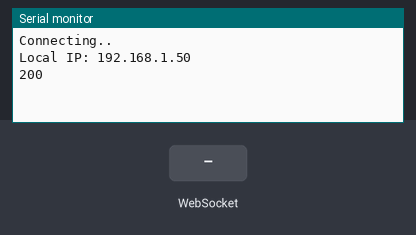
Recording of a sketch running on a simulated ESP8266 (NodeMCU). Parts: the last lines printed to the serial monitor. The test bench sets the inputs (shaded band). WiFi joins after 1.5 s; servers stay silent unless stated; uploads are accepted with an empty reply.

Above: at 3.4 s.
3.5 s: WebSocket text "bool" received
At 4.3 s:
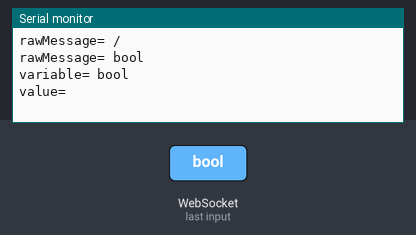
5.0 s: WebSocket text "true" received
At 5.5 s:
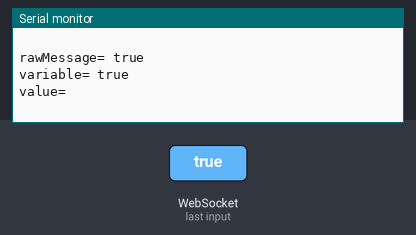
6.5 s: WebSocket text "num" received
At 7.7 s:
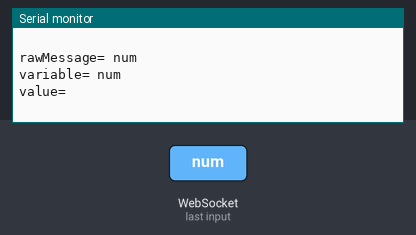
8.0 s: WebSocket text "/" received
At 9.0 s:
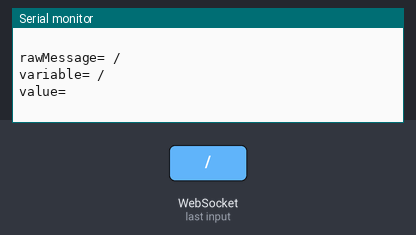
9.5 s: WebSocket text "m" received
At 10.1 s:
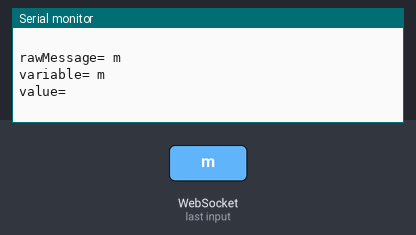
11.0 s: WebSocket text "btn" received
At 12.4 s:
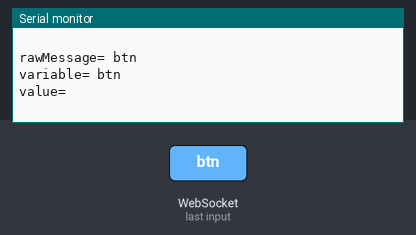

Measured:
- after the input at 3.5 s, the serial monitor: prints a new line at once (image 1)
- after the input at 5.0 s, the serial monitor: prints a new line at once (image 2)
- after the input at 6.5 s, the serial monitor: prints a new line at once (image 3)
- after the input at 8.0 s, the serial monitor: prints a new line at once (image 4)
- after the input at 9.5 s, the serial monitor: prints a new line at once (image 5)
- after the input at 11.0 s, the serial monitor: prints a new line at once (image 6)

The sketch:

websocket_robot.ino
```cpp
#include <WiFi.h>
#include <WebSocketsServer.h>
#include <WebServer.h>
#include <HTTPClient.h>
#include <Stepper.h>

#include <Arduino.h>
#include <IRremoteESP8266.h>
#include <IRsend.h>

const int stepsPerRevolution = 2048;  // change this to fit the number of steps per revolution

const char *ssid = "UThings";
const char *password = "n8WrQBszemA34Puz";

#define LED 2

#define IN1 14
#define IN2 27
#define IN3 26
#define IN4 25

#define BTN_1 0xFF6897
#define BTN_2 0xFF9867
#define BTN_3 0xFFB04F
#define BTN_4 0xFF30CF
#define BTN_AST 0xFF42BD

const uint16_t kIrLed = 33;

IRsend irsend(kIrLed);

Stepper myStepper(stepsPerRevolution, IN1, IN3, IN2, IN4);
WebServer server(80);
HTTPClient http;
WebSocketsServer webSocket = WebSocketsServer(81);

int motorDirection = 0;

#include "website.h"
#include "functions.h"

String myIP;

void setup()
{
  Serial.begin(115200);

  WiFi.begin(ssid, password);
  Serial.print("Connecting");
  while (WiFi.status() != WL_CONNECTED)
  {
    Serial.print(".");
    delay(1000);
  }
  WiFi.mode(WIFI_STA);
  Serial.println();
  myIP = WiFi.localIP().toString();
  Serial.print("Local IP: ");
  Serial.println(myIP);
  server.on("/", webpage);
  server.begin();
  webSocket.begin();
  webSocket.onEvent(webSocketEvent);

  irsend.begin();

  myStepper.setSpeed(15);

  //Make a HTTP GET request to update the dash.onthewifi.com DNS to the current assigned device IP:
  http.begin("http://dynupdate.no-ip.com/nic/update?hostname=dash.onthewifi.com&myip=" + myIP);
  http.setAuthorization("thiagomine", "ymj0hxm6DKP0cvy@dhz");
  int httpCode = http.GET();
  if (httpCode > 0) { //Check for the returning code
    String payload = http.getString();
    Serial.println(httpCode);
    Serial.println(payload);
  }

  else {
    Serial.println("Error on HTTP request");
  }
  http.end();
}

void loop()
{
  webSocket.loop();
  server.handleClient();
/*
  if (ToLeft)
    myStepper.step(1);
  else if (ToRight)
    myStepper.step(-1);
*/

 myStepper.step(motorDirection);

}
```

functions.h
```cpp
class JSON
{
public:
  String handler(String var, String val, String varType)
  {
    String JSONString;
    if (varType == "bool")
    {
      if (val == "true")
        JSONString = "{\"" + var + "\":true}";
      else
        JSONString = "{\"" + var + "\":false}";
    }
    else if (varType == "num")
      JSONString = "{\"" + var + "\":" + val + "}";
    else
      JSONString = "{\"" + var + "\":\"" + val + "\"}";
    return JSONString;
  }
};
JSON json;

void webpage()
{
  server.send(200,"text/html", webpageCode);
}

void webSocketEvent(uint8_t num, WStype_t type, uint8_t *payload, size_t welength)
{
  String JSON;
  String varType;
  String payloadString = (const char *)payload;
  Serial.print("rawMessage= ");
  Serial.println(payloadString);
  if (payloadString == "/")
    webSocket.broadcastTXT("{\"readyState\":true}");

  if (type == WStype_TEXT)
  {
    byte separator = payloadString.indexOf('=');
    String var = payloadString.substring(0, separator);
    Serial.print("variable= ");
    Serial.println(var);
    String val = payloadString.substring(separator + 1);
    Serial.print("value= ");
    Serial.println(val);
    Serial.println(" ");

    if (var == "m")
    {
      varType = "num";
      motorDirection = 0;
      //delay(50);
      motorDirection = val.toInt();
    }

    if (var == "btn")
    {
      varType = "num";
      switch(val.toInt()){
        case 1:
          irsend.sendNEC(BTN_1);
        break;
        case 2:
          irsend.sendNEC(BTN_2);
        break;
        case 3:
          irsend.sendNEC(BTN_3);
        break;
        case 4:
          irsend.sendNEC(BTN_4);
        break;
        case 0:
          irsend.sendNEC(BTN_AST);
        }
    }
    JSON = json.handler(var, val, varType);
    webSocket.broadcastTXT(JSON);
  }
}
```

website.h
```cpp
const char webpageCode[] PROGMEM =
R"=====(
<!DOCTYPE html>
<html lang="en">

<head>
    <meta charset="utf-8">
    <meta name="viewport" content="width=device-width, initial-scale=1.0, shrink-to-fit=no">
    <title>DashLabs</title>
    <link rel="stylesheet" href="assets/bootstrap/css/bootstrap.min.css">
    <link rel="stylesheet" href="https://fonts.googleapis.com/css2?family=Roboto:wght@400;700&amp;display=swap">
    <link rel="stylesheet" href="assets/css/Disket%20Mono.css">
    <link rel="stylesheet" href="assets/fonts/fontawesome-all.min.css">
    <link rel="stylesheet" href="assets/fonts/font-awesome.min.css">
    <link rel="stylesheet" href="assets/fonts/fontawesome5-overrides.min.css">
    <link rel="stylesheet" href="https://cdn.jsdelivr.net/npm/notyf@3/notyf.min.css">
    <link rel="stylesheet" href="assets/css/styles.css">
</head>

<body style="--bs-primary: #83b71a;--bs-primary-rgb: 131,183,26;font-family: 'Disket Mono';">
    <nav class="navbar navbar-dark navbar-expand-md">
        <div class="container-fluid"><a class="navbar-brand ms-3" href="#" style="font-size: 30px;"><strong>D.-A.-S.-H</strong><span class="ms-3" style="font-size: 20px;color: var(--bs-primary);">\labs</span><br></a><button data-bs-toggle="collapse" class="navbar-toggler" data-bs-target="#navcol-1"><span class="visually-hidden">Toggle navigation</span><span class="navbar-toggler-icon"></span></button>
            <div class="collapse navbar-collapse d-md-flex justify-content-md-end" id="navcol-1" style="font-weight: bold;font-size: 18px;">
                <ul class="navbar-nav">
                    <li class="nav-item"><a class="nav-link active ms-3" href="#" style="font-weight: bold;">Home</a></li>
                    <li class="nav-item"><a class="nav-link" href="https://portfolio.cr.utwente.nl/student/sinkovichana/AboutDash.html">About</a></li>
                </ul>
            </div>
        </div>
    </nav>
    <div class="container">
        <div class="row">
            <div class="col-md-12 col-lg-5 col-xl-4 col-xxl-5 d-flex justify-content-center align-items-center">
                <div class="card d-none" id="controls" style="background: var(--bs-body-bg);">
                    <div class="card-body text-center">
                        <h6 class="text-center card-title border-bottom">Movement</h6><button class="moveButton" type="button" onmousedown="executeKey(&quot;Left&quot;)" onmouseup="stopMovement()">&lt; Left</button><button class="moveButton" type="button" onmousedown="executeKey(&quot;Right&quot;)" onmouseup="stopMovement()">Right &gt;</button>
                        <p class="text-white" style="font-size: 12px;">press ← → keys to move the robot</p>
                        <h6 class="text-center card-title border-bottom mt-5">Buttons</h6><button id="btn1" class="moveButton" type="button" onclick="ws.send(&#39;btn=1&#39;)">1</button><button id="btn2" class="moveButton" type="button" onclick="ws.send(&#39;btn=2&#39;)">2</button><button id="btn3" class="moveButton" type="button" onclick="ws.send(&#39;btn=3&#39;)">3</button><button id="btn4" class="moveButton" type="button" onclick="ws.send(&#39;btn=4&#39;)">4</button>
                    </div>
                </div>
                <div class="text-center" id="robot-loading"><span class="spinner-border" role="status"></span>
                    <p>Connecting</p>
                </div>
                <div class="text-center text-danger d-none" id="robot-error"><i class="far fa-times-circle" style="font-size: 32px;"></i>
                    <p>Disconnected</p><button class="btn btn-outline-success btn-sm" type="button" onclick="window.location.reload();">Retry</button>
                </div>
            </div>
            <div class="col text-center d-flex justify-content-center align-items-center">
                <div class="d-flex justify-content-end align-items-end"><img class="rounded" id="stream" src="http://dashcam.onthewifi.com:81/stream" style="max-width: 640px;width: 100%;height: auto;" width="640" height="480" onerror="this.onerror=null;this.src=&#39;streaming_error.png&#39;;" crossorigin=""><button class="btn btn-secondary btn-sm position-absolute m-1" data-bs-toggle="tooltip" data-bss-tooltip="" data-bs-placement="bottom" id="qualitytoggle" type="button" title="Turn on High Quality" onclick="switchQuality()"><i class="fa fa-eye"></i></button></div>
            </div>
        </div>
    </div>
    <script src="assets/js/jquery.min.js"></script>
    <script src="assets/bootstrap/js/bootstrap.min.js"></script>
    <script src="assets/js/bs-init.js"></script>
    <script src="https://cdn.jsdelivr.net/npm/notyf@3/notyf.min.js"></script>
    <script src="assets/js/jquery.zoom.min.js"></script>
    <script src="assets/js/main.js"></script>
</body>

</html>
)=====";
```
